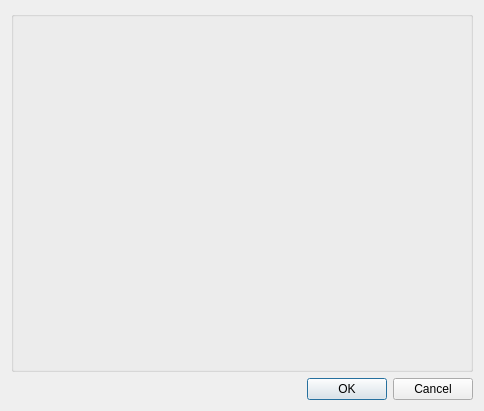
<?xml version="1.0" encoding="UTF-8"?>
<ui version="4.0">
 <class>Form</class>
 <widget class="QWidget" name="Form">
  <property name="geometry">
   <rect>
    <x>0</x>
    <y>0</y>
    <width>484</width>
    <height>411</height>
   </rect>
  </property>
  <property name="windowTitle">
   <string>Toolbox pages selection settings</string>
  </property>
  <layout class="QGridLayout" name="gridLayout">
   <item row="0" column="0">
    <widget class="QGroupBox" name="groupBox">
     <property name="title">
      <string/>
     </property>
     <layout class="QGridLayout" name="gridLayout_2">
      <item row="0" column="0">
       <widget class="QWidget" name="widget_Pages" native="true"/>
      </item>
     </layout>
    </widget>
   </item>
   <item row="1" column="0">
    <widget class="QDialogButtonBox" name="buttonBox_OkCancel">
     <property name="orientation">
      <enum>Qt::Horizontal</enum>
     </property>
     <property name="standardButtons">
      <set>QDialogButtonBox::Cancel|QDialogButtonBox::Ok</set>
     </property>
    </widget>
   </item>
  </layout>
 </widget>
 <resources/>
 <connections/>
</ui>
